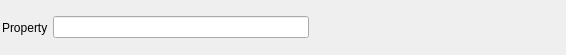
<?xml version="1.0" encoding="UTF-8"?>
<ui version="4.0">
 <class>DoubleWidget</class>
 <widget class="QWidget" name="DoubleWidget">
  <property name="geometry">
   <rect>
    <x>0</x>
    <y>0</y>
    <width>566</width>
    <height>55</height>
   </rect>
  </property>
  <property name="windowTitle">
   <string>DoubleWidget</string>
  </property>
  <layout class="QHBoxLayout" name="horizontalLayout">
   <property name="spacing">
    <number>5</number>
   </property>
   <property name="leftMargin">
    <number>2</number>
   </property>
   <property name="topMargin">
    <number>2</number>
   </property>
   <property name="rightMargin">
    <number>2</number>
   </property>
   <property name="bottomMargin">
    <number>2</number>
   </property>
   <item>
    <widget class="QLabel" name="DoubleWidgetLabel">
     <property name="text">
      <string>Property</string>
     </property>
    </widget>
   </item>
   <item>
    <widget class="QLineEdit" name="value"/>
   </item>
   <item>
    <spacer name="horizontalSpacer">
     <property name="orientation">
      <enum>Qt::Horizontal</enum>
     </property>
     <property name="sizeHint" stdset="0">
      <size>
       <width>40</width>
       <height>20</height>
      </size>
     </property>
    </spacer>
   </item>
  </layout>
 </widget>
 <resources/>
 <connections/>
</ui>
